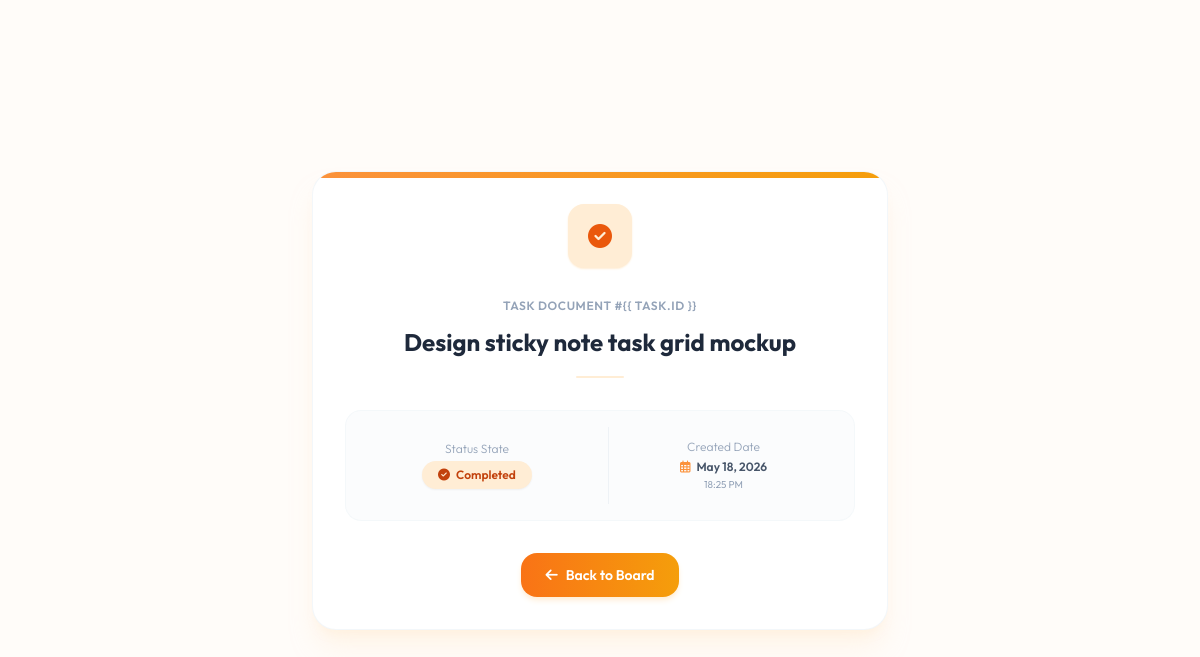
Screenshot of /3/ with the database file from the repository.
### tasks/models.py (models this page shows, shortened)
class Task(models.Model):
    title = models.CharField(
        max_length=200,
        verbose_name="Task Title",
        help_text="Enter the description or title of the task you want to complete."
    )
    is_completed = models.BooleanField(
        default=False,
        verbose_name="Is Completed?",
        help_text="Check this box if the task has been fully completed."
    )
    created_at = models.DateTimeField(
        auto_now_add=True,
        verbose_name="Created At",
        help_text="The exact date and time this task was registered on the board."
    )
    class Meta:
        ordering = ['-created_at']
        verbose_name = "Task"
        verbose_name_plural = "Tasks"

### tasks/views.py (the view)
# urls.py: path('<int:pk>/', views.task_detail, name='task_detail'),
def task_detail(request, pk):
    task = get_object_or_404(Task, pk=pk)
    context = {
        'task': task,
    }
    return render(request, 'tasks/task_detail.html', context)

### tasks/templates/tasks/task_detail.html (shortened to what this page needs)
<!DOCTYPE html>
<html lang="en">
<head>
    <link rel="stylesheet" href="https://cdnjs.cloudflare.com/ajax/libs/font-awesome/6.4.0/css/all.min.css">
    <script src="https://cdn.tailwindcss.com"></script>
</head>
<body class="bg-orange-50/30 font-sans text-slate-800 min-h-screen py-16 px-6 flex justify-center items-center">
    <div class="max-w-xl w-full">
        <div
            class="bg-white rounded-3xl p-8 shadow-xl shadow-orange-100/50 border border-slate-100/80 relative overflow-hidden">
            <div
                class="absolute left-0 right-0 top-0 h-[6px] bg-gradient-to-r {% if task.is_completed %}from-orange-400 to-amber-500{% else %}from-amber-400 to-orange-400{% endif %}">
            </div>
            <div class="flex justify-center mb-6">
                {% if task.is_completed %}
                <div
                    class="w-16 h-16 bg-orange-100 text-orange-600 rounded-2xl flex items-center justify-center text-2xl shadow-sm shadow-orange-100 animate-bounce">
                    <i class="fa-solid fa-circle-check"></i>
                </div>
                {% else %}
                <div
                    class="w-16 h-16 bg-amber-50 text-amber-500 rounded-2xl flex items-center justify-center text-2xl shadow-sm shadow-amber-100">
                    <i class="fa-regular fa-clock"></i>
                </div>
                {% endif %}
            </div>
            <div class="text-center mb-8">
                <span class="text-xs uppercase font-semibold tracking-wider text-slate-400">Task Document #{{ task.id
                    }}</span>
                <h1 class="text-2xl font-bold text-slate-800 mt-2 mb-4 leading-normal px-4">
                    {{ task.title }}
                </h1>
                <div class="w-12 h-[2px] bg-orange-100 mx-auto my-4 rounded-full"></div>
            </div>
            <div class="grid grid-cols-2 gap-4 mb-8 bg-slate-50/50 rounded-2xl p-4 border border-slate-100/60">
                <div class="flex flex-col items-center justify-center p-3 text-center">
                    <span class="text-xs text-slate-400 font-light mb-1">Status State</span>
                    {% if task.is_completed %}
                    <span
                        class="bg-orange-100 text-orange-700 text-xs font-semibold px-4 py-1.5 rounded-full inline-flex items-center space-x-1.5 shadow-sm">
                        <i class="fa-solid fa-circle-check"></i>
                        <span>Completed</span>
                    </span>
                    {% else %}
                    <span
                        class="bg-amber-100 text-amber-800 text-xs font-semibold px-4 py-1.5 rounded-full inline-flex items-center space-x-1.5 shadow-sm">
                        <i class="fa-regular fa-clock"></i>
                        <span>Pending</span>
                    </span>
                    {% endif %}
                </div>
                <div class="flex flex-col items-center justify-center p-3 text-center border-l border-slate-200/50">
                    <span class="text-xs text-slate-400 font-light mb-1">Created Date</span>
                    <span class="text-slate-600 text-xs font-semibold inline-flex items-center space-x-1.5">
                        <i class="fa-regular fa-calendar-days text-orange-400"></i>
                        <span>{{ task.created_at|date:"M d, Y" }}</span>
                    </span>
                    <span class="text-[10px] text-slate-400 mt-0.5">{{ task.created_at|date:"H:i A" }}</span>
                </div>
            </div>
            <div class="flex justify-center">
                <a href="{% url 'tasks:task_list' %}"
                    class="inline-flex items-center space-x-2 bg-gradient-to-r from-orange-500 to-amber-500 hover:from-orange-600 hover:to-amber-600 text-white font-semibold px-6 py-3 rounded-2xl shadow-md shadow-orange-100 hover:shadow-lg transition-all duration-300 transform hover:-translate-y-0.5 text-sm">
                    <i class="fa-solid fa-arrow-left"></i>
                    <span>Back to Board</span>
                </a>
            </div>
        </div>
    </div>
</body>
</html>

### rows the page displays
Task: title "Design sticky note task grid mockup", created_at "May 18, 2026", created_at "18:25 PM"
